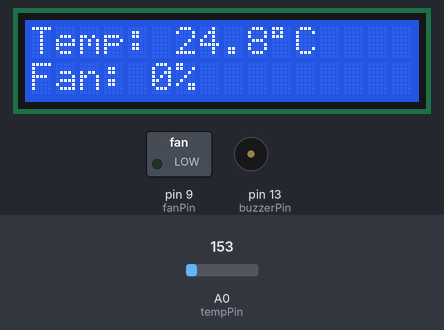
Simulated run of this sketch. Board: Arduino Uno, built with avr-gcc and run on an emulated ATmega328P. Parts: 16×2 character LCD, switched loads named in the sketch (green lamp = pin HIGH), buzzer (waves = sounding, pin HIGH). The inputs (shaded band) are chosen by the test bench; at power-on: A0 (tempPin) = 153.

Above: at 3.2 s.
3.3 s: A0 (tempPin) set to 165
At 4.7 s:
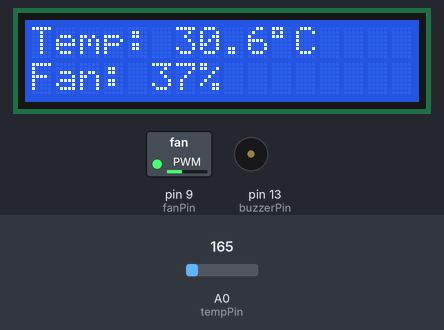
5.0 s: A0 (tempPin) set to 175
At 6.2 s:
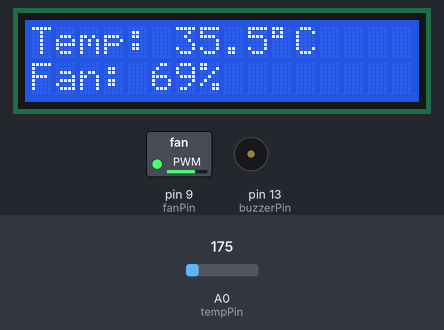
6.5 s: A0 (tempPin) set to 191
At 8.0 s:
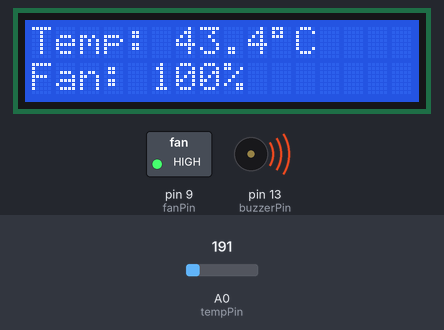
Timing chart, 0 to 9.5 s (numbered marks = the images above; inputs shaded):
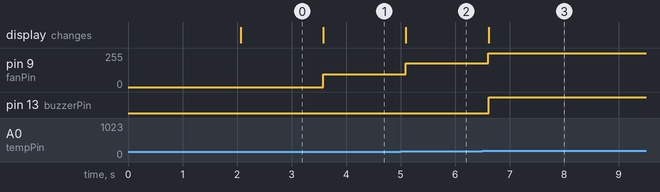

Measured:
- after the input at 3.3 s, pin 9 (fanPin): 0/255 → 95/255 after 0.28 s; the display: changes after 0.28 s (image 1)
- after the input at 5.0 s, pin 9 (fanPin): 95/255 → 178/255 after 0.10 s; the display: changes after 0.10 s (image 2)
- after the input at 6.5 s, pin 9 (fanPin): 178/255 → 255/255 after 0.11 s; pin 13 (buzzerPin): LOW → HIGH after 0.11 s; the display: changes after 0.11 s (image 3)

The sketch:

smart_fan.ino
```cpp
#include <LiquidCrystal.h>

LiquidCrystal lcd(2, 3, 4, 5, 6, 7);  // RS, E, D4–D7

#define tempPin A0
#define fanPin 9
#define buzzerPin 13

float temperature = 0;
float lowTemp = 25.0;
float highTemp = 40.0;
int dutyCycle = 0;

void setup() {
  pinMode(tempPin, INPUT);
  pinMode(fanPin, OUTPUT);
  pinMode(buzzerPin, OUTPUT);

  lcd.begin(16, 2);
  lcd.print("Smart Fan Ready");
  delay(2000);
  lcd.clear();
}

void loop() {
  int reading = analogRead(tempPin);
  float voltage = reading * 5.0 / 1023.0;
  temperature = (voltage - 0.5) * 100;

  lcd.setCursor(0, 0);
  lcd.print("Temp: ");
  lcd.print(temperature, 1);
  lcd.print((char)223); // degree symbol
  lcd.print("C   ");

  if (temperature < lowTemp) {
    dutyCycle = 0;
  } else if (temperature > highTemp) {
    dutyCycle = 255;
  } else {
    dutyCycle = map(temperature * 10, lowTemp * 10, highTemp * 10, 0, 255);
  }

  analogWrite(fanPin, dutyCycle);

  lcd.setCursor(0, 1);
  lcd.print("Fan: ");
  lcd.print(map(dutyCycle, 0, 255, 0, 100));
  lcd.print("%     ");

  if (temperature > highTemp) {
    digitalWrite(buzzerPin, HIGH);
  } else {
    digitalWrite(buzzerPin, LOW);
  }

  delay(500);
}
```
